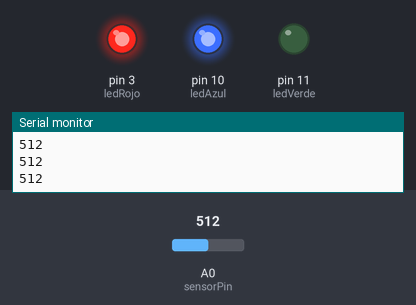
A sketch run on a simulated Arduino Uno, built with avr-gcc and run on an emulated ATmega328P. Parts: output pins drawn as LEDs (lit = HIGH), the last lines printed to the serial monitor. The test bench sets the inputs (shaded band); at power-on: A0 (sensorPin) = 512.

Above: at 1.2 s.
1.3 s: A0 (sensorPin) set to 490
At 2.1 s:
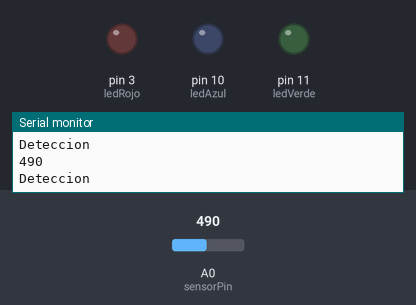
2.8 s: A0 (sensorPin) set to 510
At 3.8 s:
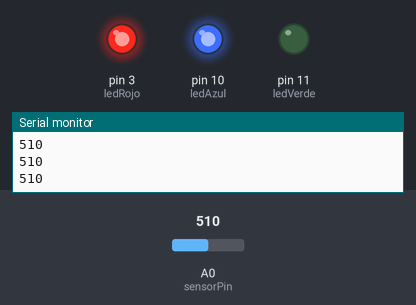
4.3 s: A0 (sensorPin) set to 306
At 5.6 s:
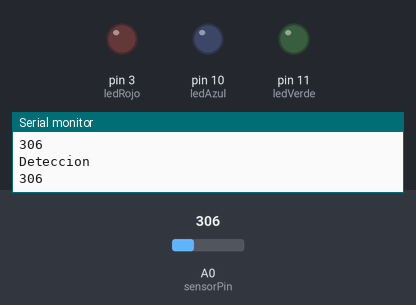
Timing chart, 0 to 7.3 s (numbered marks = the images above; inputs shaded):
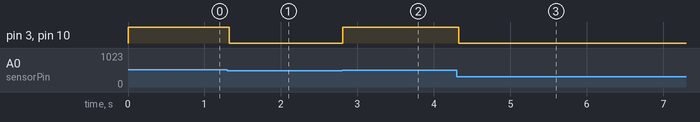

Measured:
- the behaviour switches between 500 and 499 on A0 (sensorPin) (found by bisection; images 0 and 1)
- after the input at 1.3 s, pin 3 (ledRojo), pin 10 (ledAzul): HIGH → LOW at once
- after the input at 2.8 s, pin 3 (ledRojo), pin 10 (ledAzul): LOW → HIGH at once
- after the input at 4.3 s, pin 3 (ledRojo), pin 10 (ledAzul): HIGH → LOW at once

The sketch:

llama.ino
```cpp
int ledRojo = 3;
int ledVerde = 11;
int ledAzul = 10;
const int sensorPin = A0;

void setup() {
   pinMode(ledRojo,OUTPUT);
   pinMode(ledVerde,OUTPUT);
   pinMode(ledAzul,OUTPUT);
   Serial.begin(9600);

}
void loop()
{
   int measure = analogRead(sensorPin);
   Serial.println(measure);

   if (measure<500){
     Serial.println("Deteccion");
     delay(10);
     digitalWrite(ledRojo,0);
     digitalWrite(ledVerde,0);
     digitalWrite(ledAzul,0);
}
   else{
     digitalWrite(ledRojo,255);
     digitalWrite(ledVerde,0);
     digitalWrite(ledAzul,127);
   }
}
```
